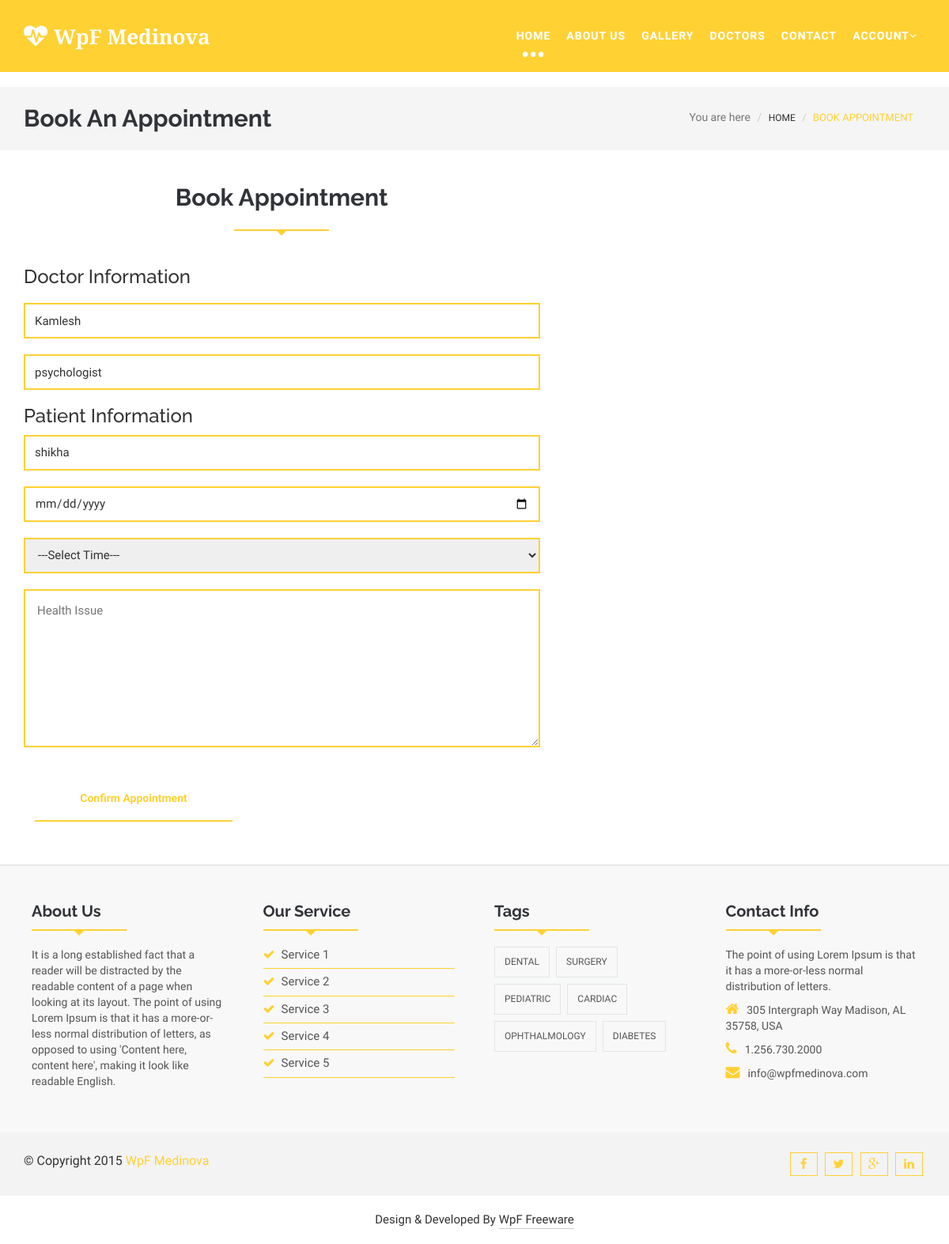
/book_appointment/3/ (signed in), run on the app's committed database.
### myapp/models.py (models this page shows, shortened)
class Doctor_Profile(models.Model):
	doctor=models.ForeignKey(User,on_delete=models.CASCADE)
	doctor_degree=models.CharField(max_length=100)
	doctor_specialitiy=models.CharField(max_length=100)
	doctor_start_time=models.CharField(max_length=100)
	doctor_end_time=models.CharField(max_length=100)
	doctor_fees=models.PositiveIntegerField()
	doctor_picture=models.ImageField(upload_to="doctor_picture/")

class User(models.Model):
	name=models.CharField(max_length=100)
	email=models.CharField(max_length=100)
	password=models.CharField(max_length=100)
	usertype=models.CharField(max_length=100, default="patient")
	profil_pic=models.ImageField(upload_to="profile_pic/",default="")

### myapp/views.py (the view)
# urls.py: path('book_appointment/<int:pk>/',views.book_appointment,name='book_appointment'),
def book_appointment(request,pk):
	doctor=Doctor_Profile.objects.get(pk=pk)
	patient=User.objects.get(email=request.session['email'])
	if request.method=="POST":
		appointment=Appointment.objects.create(
				patient=patient,
				doctor=doctor,
				date=request.POST['date'],
				time=request.POST['time'],
				health_issu=request.POST['health_issu']
			)
		msg="Appointment Book Successfully"
		appointments1=Appointment.objects.filter(patient=patient,status="pending")
		request.session['appointment_count']=len(appointments1)
		appointments=Appointment.objects.filter(patient=patient)
		return render (request,'paytm.html',{'appointment':appointment})
	else:
		return render(request,'book_appointment.html',{'doctor':doctor,'patient':patient})

### myapp/templates/book_appointment.html (shortened to what this page needs)
{% extends 'header.html' %}
{% load static %}
{% block content %}
<!DOCTYPE html>
<html lang="en">
  <head>
  </head>
  <body>
    <section id="blogArchive">
      <div class="row">
        <div class="col-lg-12 col-md-12">
          <div class="blog-breadcrumbs-area">
            <div class="container">
              <div class="blog-breadcrumbs-left">
                <h2>Book An Appointment</h2>
              </div>
              <div class="blog-breadcrumbs-right">
                <ol class="breadcrumb">
                  <li>You are here</li>
                  <li><a href="#">Home</a></li>
                  <li class="active">Book Appointment</li>
                </ol>
              </div>
            </div>
          </div>
        </div>
      </div>
    </section>
    <section id="contact">
      <div class="container">
        <div class="row">
          <div class="col-lg-7 col-md-7 col-sm-6">
            <div class="contact-form">
              <div class="section-heading">
                <h2>Book Appointment</h2>
                <div class="line"></div>
              </div>
              <p><h3>Doctor Information</h3></p>
              <form class="submitphoto_form" method="post" action="{% url 'book_appointment' pk=doctor.pk %}">
                <input type="text" class="wp-form-control wpcf7-text " value="{{doctor.doctor.name}}" readonly>
                <input type="text" class="wp-form-control wpcf7-email" value="{{doctor.doctor_specialitiy}}" readonly style= >
                <p><h3>Patient Information</h3></p>
                <input type="text" class="wp-form-control wpcf7-text" value="{{patient.name}}">
                <input type="date" class="wp-form-control wpcf7-text" name="date" id="appointment">
                <select name="time" class="wp-form-control wpcf7-text" id="appointment">
                  <option>---Select Time---</option>
                </select>
                <textarea class="wp-form-control wpcf7-textarea" cols="30" rows="10" placeholder="Health Issue" name="health_issu"></textarea>
               <button class="wpcf7-submit button--itzel" type="submit"><span>Confirm Appointment</span></button>
              </form>
            </div>
          </div>
        </div>
      </div>
    </section>
  </body>
</html>
{% endblock %}

### myapp/static/css/themes/default-theme.css (style rules this page uses)
.scrollToTop:hover, .scrollToTop:focus,.readmore_area a::before,.sl-slider h2> strong,.sl-slider p> strong, .single-top-feature .readmore_area a span,.service-icon-effect,.service-icon .service-icon-effect:hover,.single-service>h3 a:hover,.single-service>h3 a:focus, .whyChoose-right .media-heading,.whyChoose-right .media:hover .media-icon,.doctors-nav figcaption h2, .testimonial-cotent > p span,.testimonial-nav .slick-dots li.slick-active button::before,.blog-comments-box li > h2,.blog-comments-box li span, .blog-author > ul > li a:hover,.footer-service li > a:hover,.footer-service li > a span,.contact-info > p span,.footer-copyright>p>a, .blog-breadcrumbs-right .breadcrumb > li a:hover,.blog-breadcrumbs-right .breadcrumb > .active,.blog-details blockquote::before,.blog-details blockquote::after, .sidebar-widget p>a,.sidebar-widget>ul li>a:hover,.postnav-left:hover .navg-title,.postnav-right:hover .navg-title,.author-name:hover, .similar-post .media-body a:hover,.similar-post > h2,.nav-tabs > li.active > a, .nav-tabs > li.active > a:focus, .nav-tabs > li.active > a:hover, .button--itzel .button__icon,.button--itzel > span,#myModal .modal-title, .form-submit input:hover,.error-page-area h1,.error-page-area h3 { color: #ffd133; }
.line { border-bottom: 2px solid #ffd133; background: none repeat scroll 0 0 transparent; height: 1px; margin: 0 auto 45px; padding: 5px; position: relative; width: 120px; }
.line::after, .line::before { border: medium solid transparent; content: " "; height: 0; left: 50%; pointer-events: none; position: absolute; top: 100%; width: 0; }
.line::before { border-width: 9px; margin-left: -6px; }
.line::after { border-top-color: #ffd133; border-width: 8px; margin-left: -8px; }
.testimonial-nav .slick-dots li,.blog-content .readmore_area a,.wp-form-control, .button--itzel::before,.error-page-area .readmore_area a { border: 2px solid #ffd133; }

### data on the page
Doctor_Profile: doctor.name "Kamlesh", doctor_specialitiy "psychologist"
User: name "shikha"
